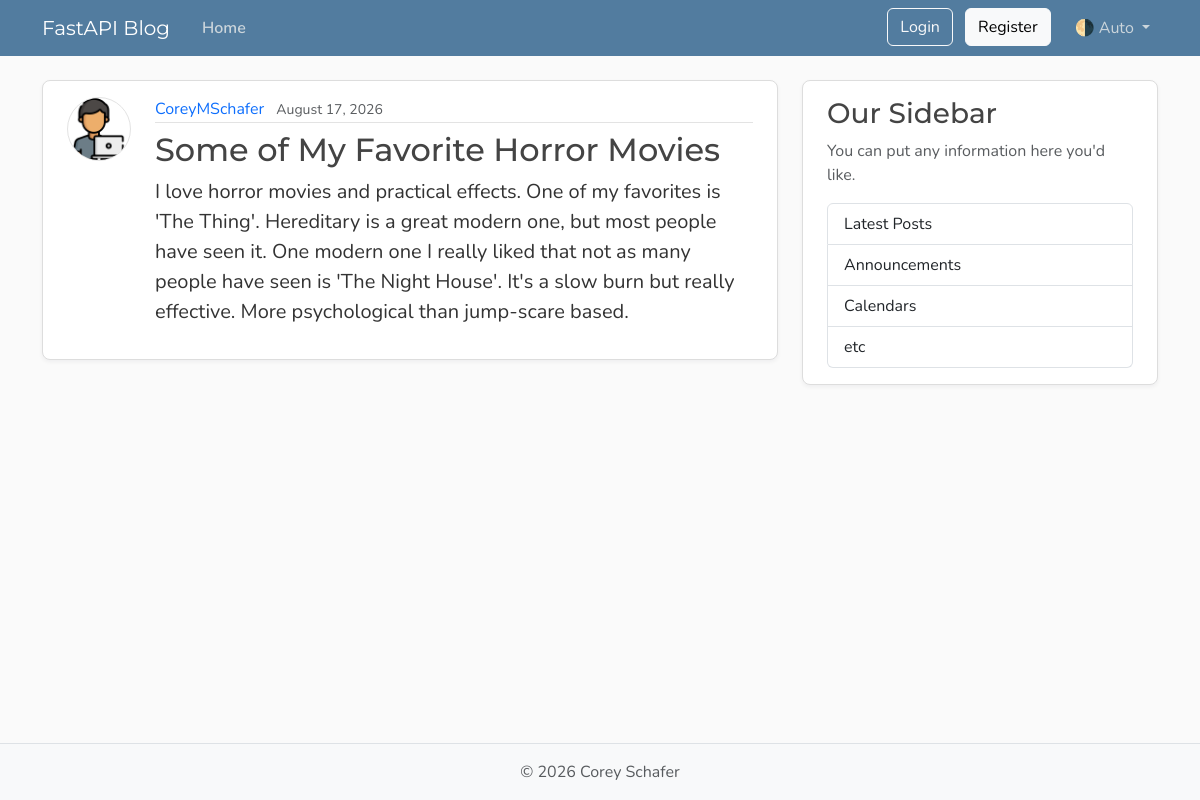
/posts/38, run on the app's committed database.
### models.py (models this page shows, shortened)
class User(Base):
    __tablename__ = "users"
    id: Mapped[int] = mapped_column(Integer, primary_key=True, index=True)
    username: Mapped[str] = mapped_column(String(50), unique=True, nullable=False)
    email: Mapped[str] = mapped_column(String(120), unique=True, nullable=False)
    password_hash: Mapped[str] = mapped_column(String(200), nullable=False)
    image_file: Mapped[str | None] = mapped_column(
        String(200),
        nullable=True,
        default=None
    )
    posts: Mapped[list[Post]] = relationship(back_populates="author", cascade="all, delete-orphan")

class Post(Base):
    __tablename__ = "posts"
    id: Mapped[int] = mapped_column(Integer, primary_key=True, index=True)
    title: Mapped[str] = mapped_column(String(100), nullable=False)
    content: Mapped[str] = mapped_column(Text, nullable=False)
    user_id: Mapped[int] = mapped_column(
        ForeignKey("users.id"),
        nullable=False,
        index=True
    )
    date_posted: Mapped[datetime] = mapped_column(
        DateTime(timezone=True),
        default=lambda: datetime.now(UTC)
    )
    author: Mapped[User] = relationship(back_populates="posts")

### main.py (the view)
@app.get("/posts/{post_id}", include_in_schema=False)
async def post_page(
    request: Request,
    post_id: int,
    db: Annotated[AsyncSession, Depends(get_db)],
):
    result = await db.execute(select(models.Post)
                    .options(selectinload(models.Post.author))
                    .where(models.Post.id == post_id))
    post = result.scalars().first()
    if post:
        title = post.title[:50]
        return templates.TemplateResponse(
            request,
            "post.html",
            {"post": post, "title": title},
        )
    raise HTTPException(status_code=status.HTTP_404_NOT_FOUND,detail="Post not found",)

### templates/post.html (shortened to what this page needs)
{% extends "layout.html" %}
{% block content %}
    <article class="content-section py-3 px-4 mb-4">
        <div class="d-flex align-items-start gap-4">
            <img class="rounded-circle article-img flex-shrink-0"
                 src="{{ post.author.image_path }}"
                 alt="{{ post.author.username }}'s profile picture"
                 width="64"
                 height="64"
                 loading="lazy">
            <div class="flex-grow-1">
                <div class="article-metadata mb-2">
                    <a class="me-2"
                       href="{{ url_for("user_posts", user_id=post.author.id) }}">{{ post.author.username }}</a>
                    <small class="text-body-secondary">{{ post.date_posted.strftime("%B %d, %Y") }}</small>
                </div>
                <h2 class="article-title">{{ post.title }}</h2>
                <p class="article-content">{{ post.content }}</p>
            </div>
        </div>
    </article>
{% endblock content %}

### static/css/main.css (style rules this page uses)
:root { --font-heading: "Montserrat", system-ui, -apple-system, BlinkMacSystemFont, sans-serif; --font-body: "Nunito", system-ui, -apple-system, BlinkMacSystemFont, sans-serif; --color-bg-body: #fafafa; --color-bg-content: #ffffff; --color-text-primary: #333333; --color-text-heading: #444444; --color-steel: #527c9f; --color-nav-link: #cbd5db; --color-nav-link-hover: #ffffff; --color-link-hover: #428bca; --color-border: #dddddd; --color-border-light: #e3e3e3; --spacing-xl: 5rem; --article-img-size: 4rem; --account-img-size: 7.813rem; }
body { font-family: var(--font-body); background: var(--color-bg-body); color: var(--color-text-primary); }
h1, h2, h3, h4, h5, h6 { font-family: var(--font-heading); color: var(--color-text-heading); }
a { text-decoration: none; }
.content-section { background: var(--color-bg-content); border: 1px solid var(--color-border); border-radius: 0.5rem; box-shadow: 0 2px 4px rgba(15, 23, 42, 0.05); transition: box-shadow 0.15s ease, transform 0.15s ease, border-color 0.15s ease; }
.article-title { color: var(--color-text-heading); transition: color 0.2s ease-in-out; }
.article-content { white-space: pre-line; font-size: 1.25rem; }
.article-img { height: var(--article-img-size); width: var(--article-img-size); flex-shrink: 0; object-fit: cover; border: 1px solid var(--color-border-light); box-shadow: 0 0 0 2px var(--color-bg-content); }
.article-metadata { padding-bottom: 0.063rem; border-bottom: 1px solid var(--color-border-light); }
.article-metadata a { transition: color 0.2s ease-in-out; }

### data on the page
User: author.username "CoreyMSchafer"
Post: date_posted "August 17, 2026", title "Some of My Favorite Horror Movies", content "I love horror movies and practical effects. One of my favorites is 'The Thing'. Hereditary is a great modern one, but most people have seen it. One modern one I really liked that not as many people have seen is 'The Night House'. It's a slow burn but really effective. More psychological than jump-scare based."
